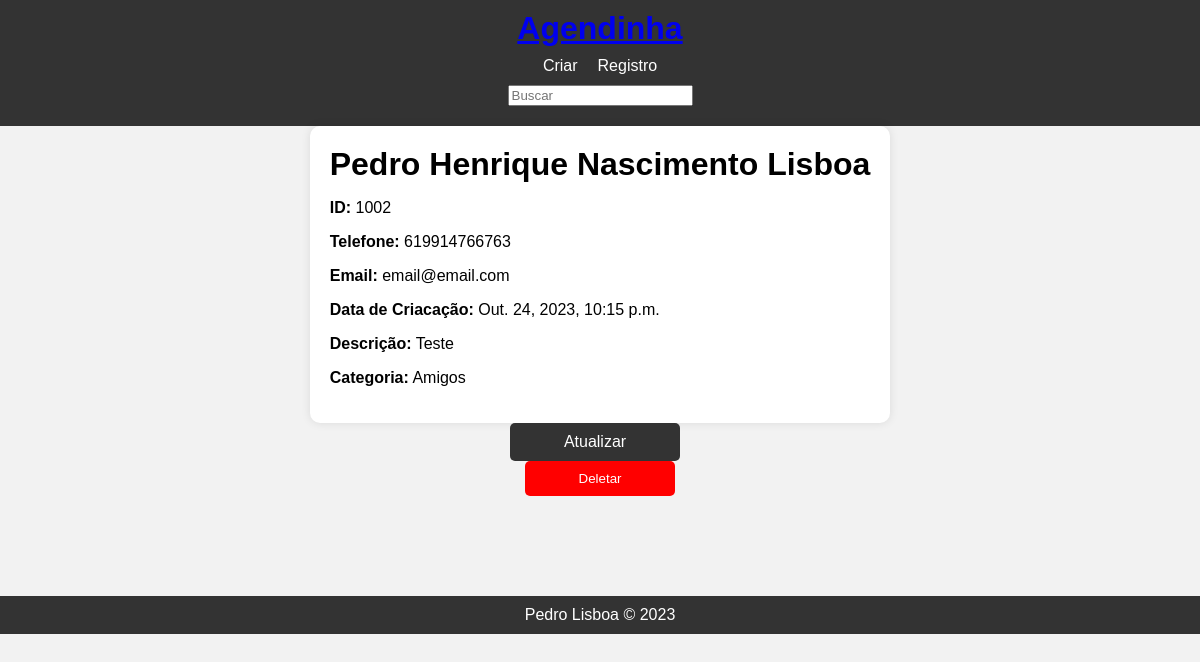
Page /contato/1002/detalhe/ on the earlier database version.
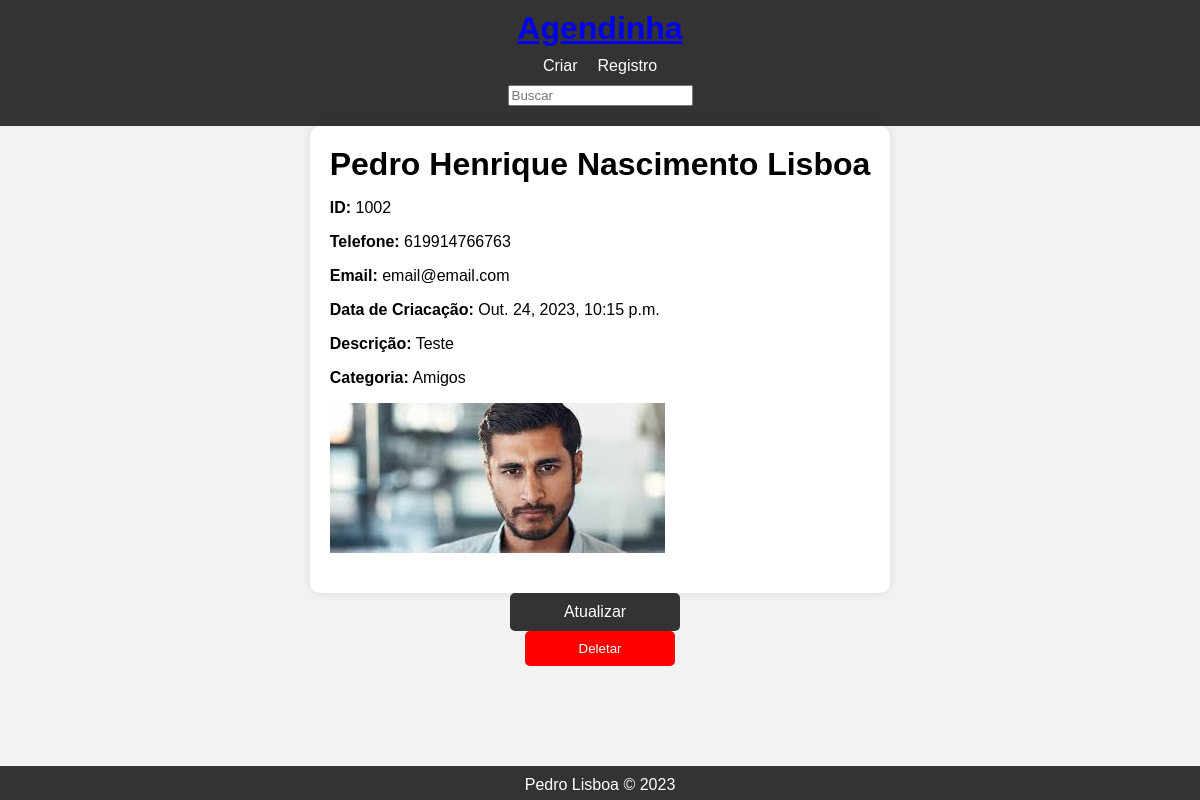
Same page on the later database version.
### contato/models.py (models this page shows, shortened)
class Contato(models.Model):
    nome = models.CharField(max_length=50)
    sobrenome = models.CharField(max_length=50, blank=True)
    telefone = models.CharField(max_length=50)
    email = models.EmailField(max_length=254)
    data_de_criacao = models.DateTimeField(default=timezone.now)
    descricao = models.TextField(blank=True)
    mostrar = models.BooleanField(default=True)
    imagem = models.ImageField(blank=True, upload_to='imagens/%Y/%m')
    categoria = models.ForeignKey(
        Categoria,
        on_delete=models.SET_NULL,
        blank=True,
        null=True)
    dono = models.ForeignKey(
        User,
        on_delete=models.SET_NULL,
        blank=True,
        null=True)
    class Meta:
        verbose_name = 'Cantato'
        verbose_name_plural = 'Contatos'

class Categoria(models.Model):
    nome = models.CharField(max_length=50)
    class Meta:
        verbose_name = 'Categoria'
        verbose_name_plural = 'Categorias'

### contato/views/contato_views.py (the view)
# urls.py: path('contato/<int:id_contato>/detalhe/', contato_unico, name='contato_unico'),
def contato_unico(request, id_contato):
    contato_u = Contato.objects.filter(pk=id_contato, mostrar=True).first()
    if contato_u is None:
        raise Http404()
    context = {
        'contato': contato_u
    }
    return render(request, 'contato_unico.html', context)

### contato/templates/contato_unico.html (shortened to what this page needs)
{% extends "base.html" %}
{% load static %}
{% block conteudo %}
    <div class="container__main contato__unico">
        <div class="container__contatos ">
            <h1>{{contato.nome}} {{contato.sobrenome}}</h1>
            <p><b>ID:</b> {{contato.id}}</p>
            <p><b>Telefone:</b> {{contato.telefone}}</p>
            <p><b>Email:</b> {{contato.email}}</p>
            <p><b>Data de Criacação:</b> {{contato.data_de_criacao}}</p>
            <p><b>Descrição:</b> {{contato.descricao}}</p>
            <p><b>Categoria:</b> {{contato.categoria.nome}}</p>
            {% if contato.imagem %}
                <p>
                    <img src="{{contato.imagem.url}}" alt="{{contato.nome}}">
                </p>
            {% endif %}
        </div>
        <div class="containner__butoes">
            <a class="btn__atualizar" href="{% url 'atualizar' contato.id %}">Atualizar</a>
            <form action="{% url 'deletar' contato.id %}" method="POST" id="formulario__deletar">
                <button class="btn__deletar" type="submit" id="botao__deletar">Deletar</button>
            </form>
        </div>
    </div>
{% endblock conteudo  %}

### contato/templates/base.html (shortened to what this page needs)
{% load static %}
<!DOCTYPE html>
<html lang="pt-br">
<head>
    <link rel="stylesheet" href="{% static 'css/style.css' %}">
</head>
<body>
    <header class="header">
        <div class="header__container container__titulo">
            <a href="{% url 'index' %}">
                <h1>Agendinha</h1>
            </a>
        </div>
        <div class="header__container container_menu">
            <ul>
                <li><a href="{% url 'criar' %}">Criar</a></li>
                <li><a href="{% url 'registro' %}">Registro</a></li>
            </ul>
        </div >
        <div class="header__container container_busca">
            <form action="{% url 'buscar' %}" method="get">
                <input type="search" placeholder="Buscar" name="q" id="buscar" value={{valor_buscar}}>
            </form>
        </div>
    </header>
    {% block conteudo %}
    {% endblock conteudo %}
    <footer class="footer">
        Pedro Lisboa &copy 2023
    </footer>
</body>
</html>

### contato/static/css/style.css (style rules this page uses)
body, h1, h2, h3, ul, li { margin: 0; padding: 0; }
body { background-color: #f2f2f2; font-family: Helvetica, Arial, sans-serif; }
.container__titulo { text-align: center; }
.header { background-color: #333; color: #fff; padding: 10px; }
.container_menu ul { list-style: none; display: flex; justify-content: center; margin: 10px 0; }
.container_menu li { margin: 0 10px; }
.container_menu a { text-decoration: none; color: white; }
.container_busca form { display: flex; align-items: center; justify-content: center; margin: 10px 0; }
.container__main { text-align: center; padding-bottom: 100px; }
.container__contatos { display: inline-block; text-align: left; padding: 20px; background-color: #fff; border-radius: 10px; box-shadow: 0 0 10px rgba(0, 0, 0, 0.1); }
.footer { background-color: #333; color: #fff; text-align: center; padding: 10px 0; width: 100%; }
form { display: flex; flex-direction: column; align-items: center; }
.btn__atualizar, .btn__deletar { display: inline-block; width: 150px; background-color: #333; color: #fff; padding: 10px; text-align: center; text-decoration: none; border: none; border-radius: 5px; cursor: pointer; transition: background-color 0.3s; }
.btn__atualizar { margin-right: 10px; }
.btn__deletar { background-color: #ff0000; }

Differences in the rows shown:
changed Contato "Pedro Henrique": imagem: picture added
